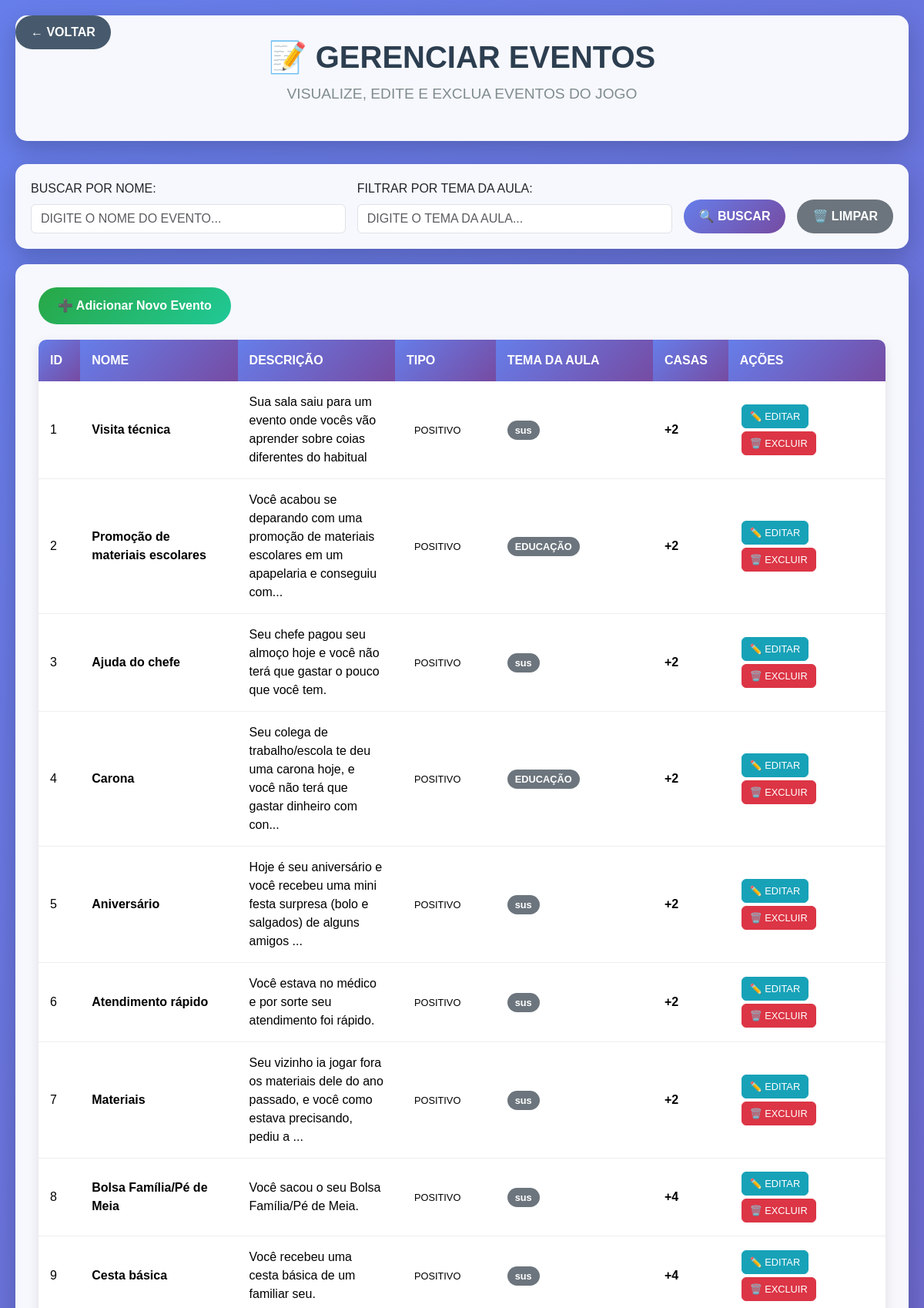
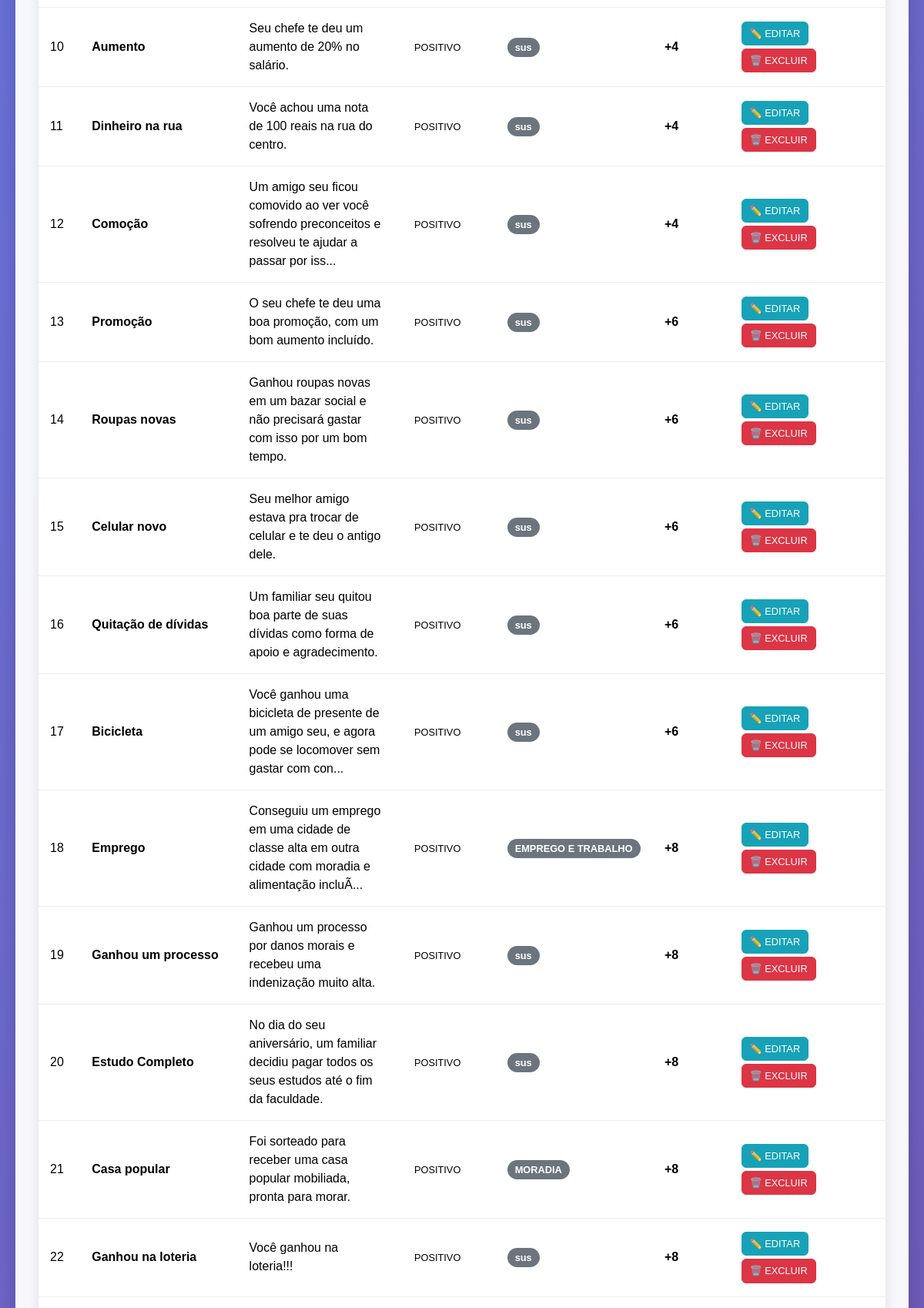
The app's page /Adm/gerenciarEventos.php (signed in, upper part) with its own data (2 pictures, top to bottom).
### tables this page shows
CREATE TABLE `tbevento` (
  `idEvento` int(11) NOT NULL,
  `nomeEvento` varchar(50) NOT NULL,
  `descricaoEvento` varchar(255) NOT NULL,
  `modificadorEvento` varchar(120) NOT NULL,
  `dificuldadeEvento` varchar(10) NOT NULL,
  `temaAula` varchar(50) DEFAULT NULL,
  `impactoEvento` varchar(50) NOT NULL,
  `casaEvento` int(100) NOT NULL
);

### Adm/gerenciarEventos.php (the view, shortened to what this page needs)
<?php include('../banco/conexao.php');
include('../includes/verificar_login.php'); ?>
<!DOCTYPE html>
<html lang="pt-BR">
<head>
    <link href="https://cdn.jsdelivr.net/npm/bootstrap@5.3.7/dist/css/bootstrap.min.css" rel="stylesheet">
</head>
<body>
    <a href="index.php" class="back-btn">← VOLTAR</a>
    <div class="admin-container">
        <div class="admin-header">
            <h1 class="admin-title">📝 GERENCIAR EVENTOS</h1>
            <p class="admin-subtitle">VISUALIZE, EDITE E EXCLUA EVENTOS DO JOGO</p>
        </div>
        <div class="search-section">
            <form method="GET" class="search-form">
                <div class="form-group">
                    <label for="search" class="form-label">BUSCAR POR NOME:</label>
                    <input type="text" class="form-control" id="search" name="search"
                           value="<?php echo isset($_GET['search']) ? htmlspecialchars($_GET['search']) : ''; ?>"
                           placeholder="DIGITE O NOME DO EVENTO..." autocomplete="off">
                </div>
                <div class="form-group">
                    <label for="tema" class="form-label">FILTRAR POR TEMA DA AULA:</label>
                    <input type="text" class="form-control" id="tema" name="tema"
                           value="<?php echo isset($_GET['tema']) ? htmlspecialchars($_GET['tema']) : ''; ?>"
                           placeholder="DIGITE O TEMA DA AULA..." autocomplete="off">
                </div>
                <button type="submit" class="btn search-btn">🔍 BUSCAR</button>
                <a href="gerenciarEventos.php" class="btn clear-btn">🗑️ LIMPAR</a>
            </form>
        </div>
        <div class="events-section">
            <a href="cadastrarEvento.php" class="add-event-btn">➕ Adicionar Novo Evento</a>
            <div class="events-table">
                <table class="table table-hover">
                    <thead>
                        <tr>
                            <th>ID</th>
                            <th>NOME</th>
                            <th>DESCRIÇÃO</th>
                            <th>TIPO</th>
                            <th>TEMA DA AULA</th>
                            <th>CASAS</th>
                            <th>AÇÕES</th>
                        </tr>
                    </thead>
                    <tbody>
                        <?php
                        $whereConditions = [];
                        $params = [];
                        $whereClause = !empty($whereConditions) ? 'WHERE ' . implode(' AND ', $whereConditions) : '';
                        $query = "SELECT * FROM tbevento $whereClause ORDER BY idEvento ASC";
                        $stmt = $pdo->prepare($query);
                        $stmt->execute($params);
                        while ($row = $stmt->fetch(PDO::FETCH_ASSOC)) {
                            $tipo = $row['casaEvento'] > 0 ? 'POSITIVO' : 'NEGATIVO';
                            $casas = $row['casaEvento'];
                            $temaAula = $row['temaAula'] ?? 'NÃO DEFINIDO';
                            echo "<tr>";
                            echo "<td>{$row['idEvento']}</td>";
                            echo "<td><strong>{$row['nomeEvento']}</strong></td>";
                            echo "<td>" . substr($row['descricaoEvento'], 0, 100) . (strlen($row['descricaoEvento']) > 100 ? '...' : '') . "</td>";
                            echo "<td><span class='badge-tipo badge-{$tipo}'>" . ucfirst($tipo) . "</span></td>";
                            echo "<td><span class='badge-tema'>" . htmlspecialchars($temaAula) . "</span></td>";
                            echo "<td><strong>" . ($casas > 0 ? '+' : '') . $casas . "</strong></td>";
                            echo "<td>";
                            echo "<a href='editarEvento.php?id={$row['idEvento']}' class='btn btn-action btn-edit'>✏️ EDITAR</a>";
                            echo "<a href='excluirEvento.php?id={$row['idEvento']}' class='btn btn-action btn-delete' onclick='return confirm(\"Tem certeza que deseja excluir este evento?\")'>🗑️ EXCLUIR</a>";
                            echo "</td>";
                            echo "</tr>";
                        }
                        ?>
                    </tbody>
                </table>
            </div>
        </div>
    </div>
</body>
</html>

### Adm/gerenciarEventos.php (style rules this page uses)
body { background: linear-gradient(135deg, #667eea 0%, #764ba2 100%); min-height: 100vh; font-family: 'Arial', sans-serif; }
.admin-container { max-width: 1400px; margin: 0 auto; padding: 20px; }
.admin-header { background: rgba(255, 255, 255, 0.95); border-radius: 15px; padding: 30px; margin-bottom: 30px; box-shadow: 0 10px 30px rgba(0, 0, 0, 0.2); text-align: center; }
.admin-title { color: #2c3e50; font-size: 2.5rem; font-weight: bold; margin-bottom: 10px; }
.admin-subtitle { color: #7f8c8d; font-size: 1.2rem; }
.events-section { background: rgba(255, 255, 255, 0.95); border-radius: 15px; padding: 30px; box-shadow: 0 10px 30px rgba(0, 0, 0, 0.2); margin-bottom: 30px; }
.events-table { background: white; border-radius: 10px; overflow: hidden; box-shadow: 0 5px 15px rgba(0, 0, 0, 0.1); }
.table thead th { background: linear-gradient(135deg, #667eea 0%, #764ba2 100%); color: white; border: none; padding: 15px; font-weight: bold; }
.table tbody td { padding: 15px; vertical-align: middle; border-bottom: 1px solid #eee; }
.badge-tipo { font-size: 0.8rem; padding: 5px 10px; border-radius: 15px; }
.badge-tema { font-size: 0.8rem; padding: 5px 10px; border-radius: 15px; background-color: #6c757d; color: white; font-weight: bold; }
.btn-action { margin: 2px; padding: 5px 10px; font-size: 0.8rem; }
.btn-edit { background-color: #17a2b8; border-color: #17a2b8; color: white; }
.btn-delete { background-color: #dc3545; border-color: #dc3545; color: white; }
.back-btn { position: fixed; top: 20px; left: 20px; background: rgba(52, 73, 94, 0.9); color: white; border: none; padding: 10px 20px; border-radius: 25px; text-decoration: none; font-weight: bold; transition: background 0.3s ease; z-index: 9999; }
.form-group { position: relative; }
.add-event-btn { background: linear-gradient(135deg, #28a745 0%, #20c997 100%); color: white; border: none; padding: 12px 25px; border-radius: 25px; text-decoration: none; font-weight: bold; transition: transform 0.3s ease; display: inline-block; margin-bottom: 20px; }
.search-section { background: rgba(255, 255, 255, 0.95); border-radius: 15px; padding: 20px; margin-bottom: 20px; box-shadow: 0 10px 30px rgba(0, 0, 0, 0.2); }
.search-form { display: flex; gap: 15px; align-items: end; flex-wrap: wrap; }
.search-form .form-group { flex: 1; min-width: 200px; }
.search-btn { background: linear-gradient(135deg, #667eea 0%, #764ba2 100%); color: white; border: none; padding: 10px 20px; border-radius: 25px; font-weight: bold; }
.clear-btn { background: #6c757d; color: white; border: none; padding: 10px 20px; border-radius: 25px; font-weight: bold; }
.table td, .table th { word-wrap: break-word; white-space: normal; max-width: 180px; }
.table td:nth-child(5) { word-wrap: break-word; white-space: normal; max-width: 180px; }

### records on screen
tbevento: idEvento "1", nomeEvento "Visita técnica", descricaoEvento "Sua sala saiu para um evento onde vocês vão aprender sobre coias diferentes do habitual", casaEvento "POSITIVO", temaAula "sus", casaEvento "2"
tbevento: idEvento "2", nomeEvento "Promoção de materiais escolares", descricaoEvento "Você acabou se deparando com uma promoção de materiais escolares em um apapelaria e conseguiu com", casaEvento "POSITIVO", temaAula "EDUCAÇÃO", casaEvento "2"
tbevento: idEvento "3", nomeEvento "Ajuda do chefe", descricaoEvento "Seu chefe pagou seu almoço hoje e você não terá que gastar o pouco que você tem.", casaEvento "POSITIVO", temaAula "sus", casaEvento "2"
tbevento: idEvento "4", nomeEvento "Carona", descricaoEvento "Seu colega de trabalho/escola te deu uma carona hoje, e você não terá que gastar dinheiro com con", casaEvento "POSITIVO", temaAula "EDUCAÇÃO", casaEvento "2"
tbevento: idEvento "5", nomeEvento "Aniversário", descricaoEvento "Hoje é seu aniversário e você recebeu uma mini festa surpresa (bolo e salgados) de alguns amigos", casaEvento "POSITIVO", temaAula "sus", casaEvento "2"
tbevento: idEvento "6", nomeEvento "Atendimento rápido", descricaoEvento "Você estava no médico e por sorte seu atendimento foi rápido.", casaEvento "POSITIVO", temaAula "sus", casaEvento "2"
tbevento: idEvento "7", nomeEvento "Materiais", descricaoEvento "Seu vizinho ia jogar fora os materiais dele do ano passado, e você como estava precisando, pediu a", casaEvento "POSITIVO", temaAula "sus", casaEvento "2"
tbevento: idEvento "8", nomeEvento "Bolsa Família/Pé de Meia", descricaoEvento "Você sacou o seu Bolsa Família/Pé de Meia.", casaEvento "POSITIVO", temaAula "sus", casaEvento "4"
tbevento: idEvento "9", nomeEvento "Cesta básica", descricaoEvento "Você recebeu uma cesta básica de um familiar seu.", casaEvento "POSITIVO", temaAula "sus", casaEvento "4"
tbevento: idEvento "10", nomeEvento "Aumento", descricaoEvento "Seu chefe te deu um aumento de 20% no salário.", casaEvento "POSITIVO", temaAula "sus", casaEvento "4"
tbevento: idEvento "11", nomeEvento "Dinheiro na rua", descricaoEvento "Você achou uma nota de 100 reais na rua do centro.", casaEvento "POSITIVO", temaAula "sus", casaEvento "4"
tbevento: idEvento "12", nomeEvento "Comoção", descricaoEvento "Um amigo seu ficou comovido ao ver você sofrendo preconceitos e resolveu te ajudar a passar por iss", casaEvento "POSITIVO", temaAula "sus", casaEvento "4"
tbevento: idEvento "13", nomeEvento "Promoção", descricaoEvento "O seu chefe te deu uma boa promoção, com um bom aumento incluído.", casaEvento "POSITIVO", temaAula "sus", casaEvento "6"
tbevento: idEvento "14", nomeEvento "Roupas novas", descricaoEvento "Ganhou roupas novas em um bazar social e não precisará gastar com isso por um bom tempo.", casaEvento "POSITIVO", temaAula "sus", casaEvento "6"
tbevento: idEvento "15", nomeEvento "Celular novo", descricaoEvento "Seu melhor amigo estava pra trocar de celular e te deu o antigo dele.", casaEvento "POSITIVO", temaAula "sus", casaEvento "6"
tbevento: idEvento "16", nomeEvento "Quitação de dívidas", descricaoEvento "Um familiar seu quitou boa parte de suas dívidas como forma de apoio e agradecimento.", casaEvento "POSITIVO", temaAula "sus", casaEvento "6"
tbevento: idEvento "17", nomeEvento "Bicicleta", descricaoEvento "Você ganhou uma bicicleta de presente de um amigo seu, e agora pode se locomover sem gastar com con", casaEvento "POSITIVO", temaAula "sus", casaEvento "6"
tbevento: idEvento "18", nomeEvento "Emprego", descricaoEvento "Conseguiu um emprego em uma cidade de classe alta em outra cidade com moradia e alimentação incluÃ", casaEvento "POSITIVO", temaAula "EMPREGO E TRABALHO", casaEvento "8"
tbevento: idEvento "19", nomeEvento "Ganhou um processo", descricaoEvento "Ganhou um processo por danos morais e recebeu uma indenização muito alta.", casaEvento "POSITIVO", temaAula "sus", casaEvento "8"
tbevento: idEvento "20", nomeEvento "Estudo Completo", descricaoEvento "No dia do seu aniversário, um familiar decidiu pagar todos os seus estudos até o fim da faculdade.", casaEvento "POSITIVO", temaAula "sus", casaEvento "8"
tbevento: idEvento "21", nomeEvento "Casa popular", descricaoEvento "Foi sorteado para receber uma casa popular mobiliada, pronta para morar.", casaEvento "POSITIVO", temaAula "MORADIA", casaEvento "8"
tbevento: idEvento "22", nomeEvento "Ganhou na loteria", descricaoEvento "Você ganhou na loteria!!!", casaEvento "POSITIVO", temaAula "sus", casaEvento "8"
